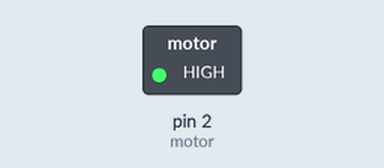
Simulated run of this sketch. Board: Arduino Uno, built with avr-gcc and run on an emulated ATmega328P. On the bench: switched loads named in the sketch (green lamp = pin HIGH).

Above: at 2.5 s.
At 7.5 s:
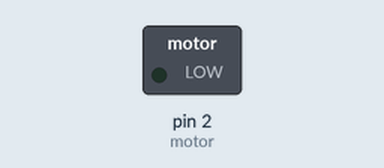
Timing chart, 0 to 13.0 s (numbered marks = the images above):
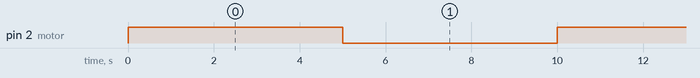

Measured:
- by itself, pin 2 (motor): alternates HIGH for 5.0 s and LOW for 5.0 s

The sketch:

coinMotorTest.ino
```cpp
const byte motor = 2;

void setup() {
  pinMode(motor, OUTPUT);
}

void loop()
{
  digitalWrite(motor, HIGH);
  delay(5000);
  digitalWrite(motor, LOW);
  delay(5000);
}
```
